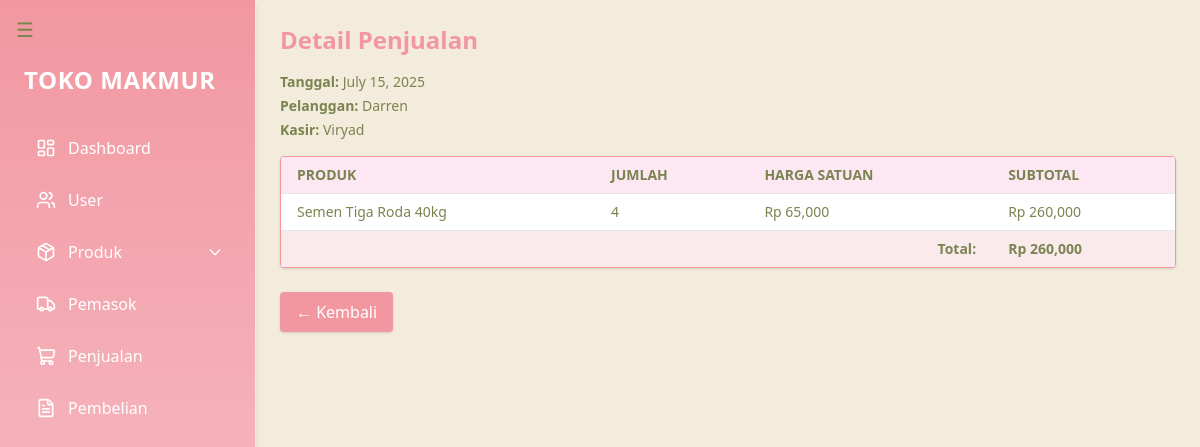
The app's page /penjualan/detail/38/ with its own data.
### produk/models.py (models this page shows, shortened)
class Penjualan(models.Model):
    tanggal = models.DateField(auto_now_add=True, verbose_name=_("Tanggal"))
    pelanggan = models.CharField(max_length=100, verbose_name=_("Nama Pelanggan"))
    total = models.DecimalField(max_digits=12, decimal_places=2, verbose_name=_("Total"))
    kasir = models.ForeignKey(User, on_delete=models.SET_NULL, null=True, verbose_name=_("Kasir"))
    class Meta:
        verbose_name = _("Penjualan")
        verbose_name_plural = _("Penjualan")

class DetailPenjualan(models.Model):
    penjualan = models.ForeignKey(Penjualan, on_delete=models.CASCADE, related_name="detail_penjualan", verbose_name=_("Penjualan"))
    produk = models.ForeignKey(Produk, on_delete=models.CASCADE, verbose_name=_("Produk"))
    jumlah = models.PositiveIntegerField(verbose_name=_("Jumlah"))
    harga_satuan = models.DecimalField(max_digits=12, decimal_places=2, verbose_name=_("Harga Satuan"))
    class Meta:
        verbose_name = _("Detail Penjualan")
        verbose_name_plural = _("Detail Penjualan")

class Produk(models.Model):
    kode_produk = models.CharField(max_length=20, unique=True, verbose_name=_("Kode Produk"))
    nama = models.CharField(max_length=200, verbose_name=_("Nama Produk"))
    kategori = models.ForeignKey(KategoriProduk, on_delete=models.SET_NULL, null=True, verbose_name=_("Kategori"))
    satuan = models.ForeignKey(Satuan, on_delete=models.SET_NULL, null=True, verbose_name=_("Satuan"))
    stok = models.PositiveIntegerField(default=0, verbose_name=_("Stok"))
    harga_beli = models.DecimalField(max_digits=12, decimal_places=2, verbose_name=_("Harga Beli"))
    harga_jual = models.DecimalField(max_digits=12, decimal_places=2, verbose_name=_("Harga Jual"))
    pemasok = models.ForeignKey(Pemasok, on_delete=models.SET_NULL, null=True, verbose_name=_("Pemasok"))
    gambar = models.ImageField(upload_to="produk/", null=True, blank=True, verbose_name=_("Foto Produk"))
    class Meta:
        verbose_name = _("Produk")
        verbose_name_plural = _("Produk")

### produk/views.py (the view)
# urls.py: path('penjualan/detail/<int:id>/', views.detail_penjualan, name='detail_penjualan'),
def detail_penjualan(request, id):
    penjualan = get_object_or_404(Penjualan, id=id)
    detail = DetailPenjualan.objects.filter(penjualan=penjualan)
    return render(request, 'produk/detail_penjualan.html', {
        'penjualan': penjualan,
        'detail': detail
    })

### produk/templatetags/custom_filters.py (called while the page is built)
@register.filter
def multiply(value, arg):
    try:
        return float(value) * float(arg)
    except (ValueError, TypeError):
        return 0

### produk/templates/produk/detail_penjualan.html (shortened to what this page needs)
{% extends 'layouts.html' %}
{% load humanize %}
{% load custom_filters %}
{% block content %}
<h2 class="text-2xl font-bold mb-4 text-[#F297A0]">Detail Penjualan</h2>
<div class="mb-4 text-sm text-[#7A8450] space-y-1">
  <p><strong>Tanggal:</strong> {{ penjualan.tanggal }}</p>
  <p><strong>Pelanggan:</strong> {{ penjualan.pelanggan }}</p>
  <p><strong>Kasir:</strong> {{ penjualan.kasir.username }}</p>
</div>
<div class="overflow-x-auto shadow rounded border border-[#F297A0] bg-white">
  <table class="min-w-full text-sm border-separate border-spacing-0">
    <thead class="bg-pink-100 text-[#7A8450] uppercase">
      <tr>
        <th class="px-4 py-2 text-left border-b">Produk</th>
        <th class="px-4 py-2 text-left border-b">Jumlah</th>
        <th class="px-4 py-2 text-left border-b">Harga Satuan</th>
        <th class="px-4 py-2 text-left border-b">Subtotal</th>
      </tr>
    </thead>
    <tbody class="bg-white text-[#7A8450]">
      {% for d in detail %}
      {% with d.jumlah|multiply:d.harga_satuan as subtotal %}
      <tr class="hover:bg-[#F9D0CE] transition">
        <td class="px-4 py-2 border-b">{{ d.produk.nama }}</td>
        <td class="px-4 py-2 border-b">{{ d.jumlah }}</td>
        <td class="px-4 py-2 border-b">Rp {{ d.harga_satuan|floatformat:0|intcomma }}</td>
        <td class="px-4 py-2 border-b">Rp {{ subtotal|floatformat:0|intcomma }}</td>
      </tr>
      {% endwith %}
      {% empty %}
      <tr><td colspan="4" class="px-4 py-2 text-center text-gray-400">Tidak ada data detail penjualan.</td></tr>
      {% endfor %}
    </tbody>
    <tfoot>
      <tr class="bg-[#fbeaec] text-[#7A8450] font-semibold">
        <td colspan="3" class="px-4 py-2 text-right">Total:</td>
        <td class="px-4 py-2">Rp {{ penjualan.total|floatformat:0|intcomma }}</td>
      </tr>
    </tfoot>
  </table>
</div>
<a href="{% url 'penjualan' %}" class="inline-block mt-6 bg-[#F297A0] hover:bg-[#e1858b] text-white px-4 py-2 rounded shadow transition">← Kembali</a>
{% endblock %}

### records on screen
Penjualan: tanggal "July 15, 2025", pelanggan "Darren", kasir.username "Viryad", total "260,000"
DetailPenjualan: produk.nama "Semen Tiga Roda 40kg", jumlah "4", harga_satuan "65,000", harga_satuan "260,000"
